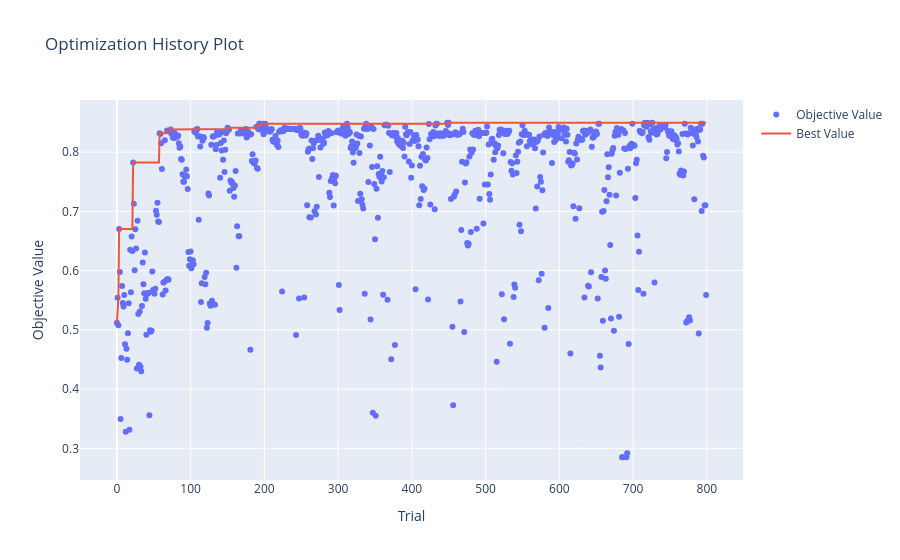

The cell this chart's notebook holds for it:
### Code cell
optuna.visualization.plot_optimization_history(study)

### Figure 1 — Plotly figure (JSON) as saved in the notebook; plotly's stock layout.template omitted (floating-point values rounded to 4 significant figures; data arrays with more than 128 entries replaced by an {"elided": "..."} marker saying what was removed)
{"data": [{"mode": "markers", "name": "Objective Value", "type": "scatter", "x": {"elided": "800 int values"}, "y": {"elided": "800 float values"}}, {"mode": "lines", "name": "Best Value", "type": "scatter", "x": {"elided": "800 int values"}, "y": {"elided": "800 float values"}}, {"marker": {"color": "#cccccc"}, "mode": "markers", "name": "Infeasible Trial", "showlegend": false, "type": "scatter", "x": [], "y": []}], "layout": {"title": {"text": "Optimization History Plot"}, "xaxis": {"title": {"text": "Trial"}}, "yaxis": {"title": {"text": "Objective Value"}}}}
